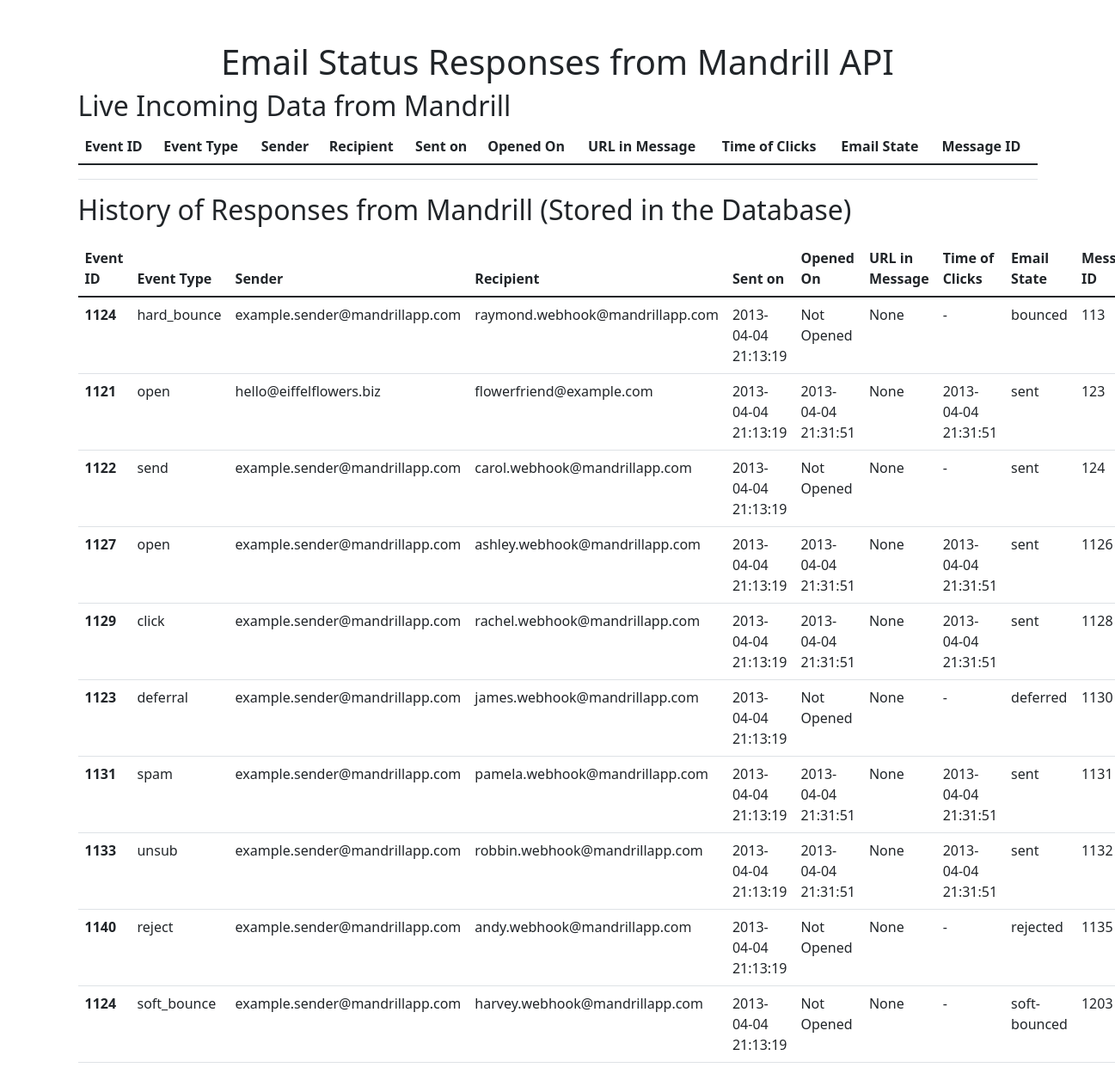
The page / on the database its author committed.
### listener/models.py (models this page shows, shortened)
class MandrillResponse(models.Model):
    event = models.CharField(max_length=50, null=True, blank=True)
    event_id = models.IntegerField(null=True, blank=True)
    ts = models.CharField(max_length=50, null=True, blank=True)
    message_ts = models.CharField(max_length=50, null=True, blank=True)
    subject = models.CharField(max_length=50, null=True, blank=True)
    email = models.CharField(max_length=50, null=True, blank=True)
    sender = models.CharField(max_length=50, null=True, blank=True)
    tags = models.CharField(max_length=50, null=True, blank=True)
    state = models.CharField(max_length=50, null=True, blank=True)
    message_id = models.IntegerField(primary_key=True)
    time_opened = models.CharField(max_length=50, null=True, blank=True)
    time_clicked = models.CharField(max_length=50, null=True, blank=True)
    url_clicked = models.CharField(max_length=50, null=True, blank=True)

### listener/views.py (the view)
# urls.py: path('', render_index)
def render_index(request):
    data = MandrillResponse.objects.all()
    context_dict = {
        'data' : data,
    }
    return render(request, 'index.html', context = context_dict)

### templates/index.html (shortened to what this page needs)
<!DOCTYPE html>
<html lang="en">
<head>
    <link href="https://cdn.jsdelivr.net/npm/bootstrap@5.1.3/dist/css/bootstrap.min.css" rel="stylesheet">
</head>
<body>
    <div class="container">
        <div class="row">
            <div class="col-12 mx-auto mt-5">
                <h1 class="text-center">Email Status Responses from Mandrill API</h1>
                <h2>Live Incoming Data from Mandrill</h2>
                <table class="table">
                    <thead>
                      <tr>
                        <th scope="col">Event ID</th>
                        <th scope="col">Event Type</th>
                        <th scope="col">Sender</th>
                        <th scope="col">Recipient</th>
                        <th scope="col">Sent on</th>
                        <th scope="col">Opened On</th>
                        <th scope="col">URL in Message</th>
                        <th scope="col">Time of Clicks</th>
                        <th scope="col">Email State</th>
                        <th scope="col">Message ID</th>
                      </tr>
                    </thead>
                    <tbody>
                      <tr>
                        <th id="event_id" scope="row">{{ event_id }}</th>
                        <td id="event">{{ event }}</td>
                        <td id="sender">{{ sender }}</td>
                        <td id="email">{{ email }}</td>
                        <td id="message_ts">{{ message_ts }}</td>
                        <td id="time_opened">{{ time_opened }}</td>
                        <td id="url_clicked">{{ url_clicked }}</td>
                        <td id="time_clicked">{{ time_clicked }}</td>
                        <td id="state">{{ state }}</td>
                        <td id="message_id">{{ message_id }}</td>
                      </tr>
                    </tbody>
                </table>
                <h2 class="my-3">History of Responses from Mandrill (Stored in the Database)</h2>
                <table class="table">
                    <thead>
                    <tr>
                        <th scope="col">Event ID</th>
                        <th scope="col">Event Type</th>
                        <th scope="col">Sender</th>
                        <th scope="col">Recipient</th>
                        <th scope="col">Sent on</th>
                        <th scope="col">Opened On</th>
                        <th scope="col">URL in Message</th>
                        <th scope="col">Time of Clicks</th>
                        <th scope="col">Email State</th>
                        <th scope="col">Message ID</th>
                    </tr>
                    </thead>
                    <tbody>
                        {% for item in data %}
                        <tr>
                            <th id="event_id" scope="row">{{ item.event_id }}</th>
                            <td id="event">{{ item.event }}</td>
                            <td id="sender">{{ item.sender }}</td>
                            <td id="email">{{ item.email }}</td>
                            <td id="message_ts">{{ item.message_ts }}</td>
                            <td id="time_opened">{{ item.time_opened }}</td>
                            <td id="url_clicked">{{ item.url_clicked }}</td>
                            <td id="time_clicked">{{ item.time_clicked }}</td>
                            <td id="state">{{ item.state }}</td>
                            <td id="message_id">{{ item.message_id }}</td>
                        </tr>
                        {% endfor %}
                    </tbody>
                </table>
            </div>
        </div>
    </div>
</body>
</html>

### rows shown on the page
MandrillResponse: event_id "1124", event "hard_bounce", sender "example.sender@mandrillapp.com", email "raymond.webhook@mandrillapp.com", message_ts "2013-04-04 21:13:19", time_opened "Not Opened", url_clicked "None", time_clicked "-", state "bounced", message_id "113"
MandrillResponse: event_id "1121", event "open", sender "hello@eiffelflowers.biz", email "flowerfriend@example.com", message_ts "2013-04-04 21:13:19", time_opened "2013-04-04 21:31:51", url_clicked "None", time_clicked "2013-04-04 21:31:51", state "sent", message_id "123"
MandrillResponse: event_id "1122", event "send", sender "example.sender@mandrillapp.com", email "carol.webhook@mandrillapp.com", message_ts "2013-04-04 21:13:19", time_opened "Not Opened", url_clicked "None", time_clicked "-", state "sent", message_id "124"
MandrillResponse: event_id "1127", event "open", sender "example.sender@mandrillapp.com", email "ashley.webhook@mandrillapp.com", message_ts "2013-04-04 21:13:19", time_opened "2013-04-04 21:31:51", url_clicked "None", time_clicked "2013-04-04 21:31:51", state "sent", message_id "1126"
MandrillResponse: event_id "1129", event "click", sender "example.sender@mandrillapp.com", email "rachel.webhook@mandrillapp.com", message_ts "2013-04-04 21:13:19", time_opened "2013-04-04 21:31:51", url_clicked "None", time_clicked "2013-04-04 21:31:51", state "sent", message_id "1128"
MandrillResponse: event_id "1123", event "deferral", sender "example.sender@mandrillapp.com", email "james.webhook@mandrillapp.com", message_ts "2013-04-04 21:13:19", time_opened "Not Opened", url_clicked "None", time_clicked "-", state "deferred", message_id "1130"
MandrillResponse: event_id "1131", event "spam", sender "example.sender@mandrillapp.com", email "pamela.webhook@mandrillapp.com", message_ts "2013-04-04 21:13:19", time_opened "2013-04-04 21:31:51", url_clicked "None", time_clicked "2013-04-04 21:31:51", state "sent", message_id "1131"
MandrillResponse: event_id "1133", event "unsub", sender "example.sender@mandrillapp.com", email "robbin.webhook@mandrillapp.com", message_ts "2013-04-04 21:13:19", time_opened "2013-04-04 21:31:51", url_clicked "None", time_clicked "2013-04-04 21:31:51", state "sent", message_id "1132"
MandrillResponse: event_id "1140", event "reject", sender "example.sender@mandrillapp.com", email "andy.webhook@mandrillapp.com", message_ts "2013-04-04 21:13:19", time_opened "Not Opened", url_clicked "None", time_clicked "-", state "rejected", message_id "1135"
MandrillResponse: event_id "1124", event "soft_bounce", sender "example.sender@mandrillapp.com", email "harvey.webhook@mandrillapp.com", message_ts "2013-04-04 21:13:19", time_opened "Not Opened", url_clicked "None", time_clicked "-", state "soft-bounced", message_id "1203"
